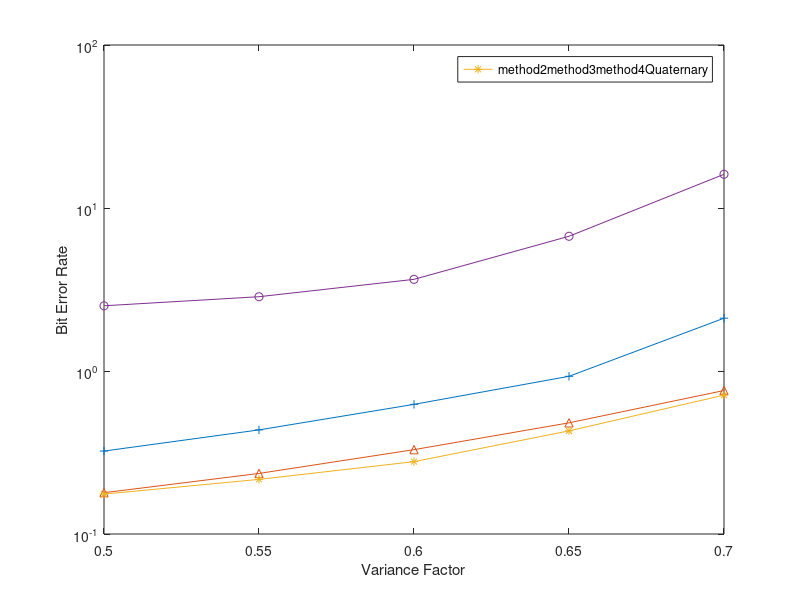

This chart was generated by the following MATLAB code:
factor = [0.5,0.55,0.60, 0.65,0.7];
% time0 = [0.992961,1.138987,1.198494, 1.371803, 1.380006];
% time1 = [0.857447, 1.213813, 1.298658, 1.314779];
time2 = [0.175687,0.216331,0.2779,0.429261094,0.711139130056237];
time3 = [0.179212,0.235267,0.329232337196443,0.480870201300001,0.758963252746631];
time4 = [0.322751,0.435206,0.624231,0.927640,2.108794];
timeq = [2.512537,2.856301,3.650136,6.706798,16.100932];

% base = plot(factor,time0);
% hold on;
method4p = plot(factor,time4,'-+');
hold on;
method3p = plot(factor,time3,'-^');
hold on;
method2p = plot(factor,time2,'-*');
hold on;
% method1p = plot(factor,time1,':');
% hold on;
quaterp = plot(factor,timeq,'-o');
legend([method2p, method3p,method4p,quaterp], ...
["method2","method3","method4","Quaternary"]);
xlabel('Variance Factor');
ylabel('Bit Error Rate');
set(gca, 'YScale', 'log');

% hard
% factor = [0.5,0.55,0.57,0.58,0.60, 0.65,0.7, 0.75];
% error0 = [0.036304,0.085444,0.108599,0.110732,0.130383, 0.175307, 0.208228, 0.230341];
% error1 = [0.000134,0.004357,0.014965,0.023557,0.053081, 0.144877, 0.196834, 0.225259]; 
% error2 = [0,0,1.06e-06,4.44e-06,5.472e-05,0.0072048,0.0945926,0.222921];
% error3 = [0,0,5.32e-06,1.57e-05,1.016e-04,0.0061018,0.0701196,0.178733];
% error4 = [0,0,0,6.00e-07,1.450e-05,0.0027268, 0.0553712,0.171086];
% errorq = [0,0,0,0,6.9995333e-06,0.0016133, 0.046436,0.1445572];
% 
% base = plot(factor,error0,'-s');
% hold on;
% method4p = plot(factor,error4,'-*');
% hold on;
% method3p = plot(factor,error3,'-+');
% hold on;
% method2p = plot(factor,error2,'-x');
% hold on;
% method1p = plot(factor,error1,'-^');
% hold on;
% quaterp = plot(factor,errorq,'-o');
% % legend([base2 method2 quaternary2 quaternary4], ...
% % ["Baseline,p_1=2{\lambda}","Baseline,p_1=4{\lambda}","Algorithm 3,p_1=2{\lambda}","Algorithm 3,p_1=4{\lambda}","quaternary,p_1=2{\lambda}","quaternary,p_1=4{\lambda}"]);
% legend([base,method1p,method2p, method3p,method4p,quaterp], ...
% ["base","method1","method2","method3","method4","Quaternary"]);
% xlabel('Variance Factor');
% ylabel('Bit Error Rate');
% set(gca, 'YScale', 'log');

% soft
% factor = [0.70,0.75,0.78,0.80,0.85,0.90,0.95];
% error0 = [0.0424,0.095011,0.123297,0.138911,0.180662,0.212731,0.234923];
% error1 = [5.886e-05,0.002939,0.015905,0.034965,0.117265,0.190178,0.225995];
% error2 = [0,7.260000000000000e-07,6.840000000000000e-06,3.48e-05,6.555e-04,0.0079401,0.041338533333333];
% error3 = [0,0,1.22e-06,7.56e-06,1.602e-04,0.0022829,0.021];
% error4 = [0,0,0,2.14e-06,6.36e-05,0.001419766666667,0.014226200000000];
% 
% 
% base = plot(factor,error0,'-s');
% hold on;
% method4p = plot(factor,error4,'-*');
% hold on;
% method3p = plot(factor,error3,'-+');
% hold on;
% method2p = plot(factor,error2,'-x');
% hold on;
% method1p = plot(factor,error1,'-^');
% legend([base,method1p,method2p, method3p,method4p], ...
% ["base","method1","method2","method3","method4"]);
% xlabel('Variance Factor');
% ylabel('Bit Error Rate');
% set(gca, 'YScale', 'log');

% singleTime = [0.021884,0.022672,0.022061,0.058358,0.431393];
% X = categorical({'method1','method2','method3','method4','quaternary'});
% X = reordercats(X,{'method1','method2','method3','method4','quaternary'});
% bar(X,singleTime)